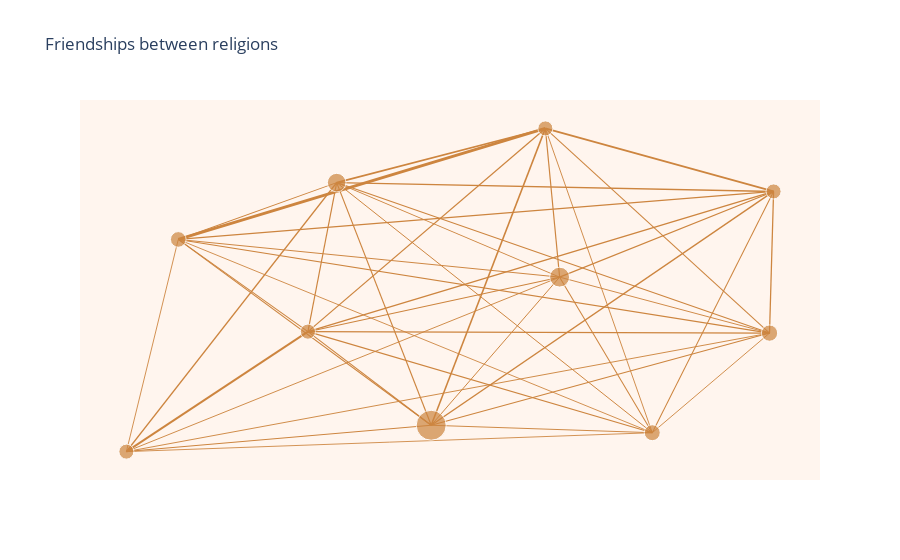

Source (notebook cell):
### Markdown cell above
## Generating a network Graph for Religions

### Code cell
def make_edge(x, y, text, width):
    """
    For making plotly network edges
    """
    return  go.Scatter(x         = x,
                       y         = y,
                       line      = dict(width = width,
                                   color = 'peru'),
                       hoverinfo = 'text',
                       text      = ([text]),
                       mode      = 'lines')

# create a graph
religion_graph = nx.Graph()

# nodes
for r, count in nr_users_religion.items():
    religion_graph.add_node(r, size=count + 2)


# edges
for indx, row in rel_count_df.iterrows():
    religion_graph.add_edge(row["from_religion"], 
                            row["to_religion"], 
                            weight = row["scaled_relative_count"] + 1)

# positions of edges
pos_ = nx.spring_layout(religion_graph)


# for each edge, make an edge_trace, append to list
edge_trace = []
for edge in religion_graph.edges():
    # fill in the properties
    if religion_graph.edges()[edge]['weight'] > 0:
        char_1 = edge[0]
        char_2 = edge[1]
        x0, y0 = pos_[char_1] 
        x1, y1 = pos_[char_2]
 
    char_1, char_2 = sorted([char_1, char_2])

    text   = "<b>" + str(int(rel_count_df[(rel_count_df["from_religion"]==char_1) & (rel_count_df["to_religion"]==char_2)]["count"])) + '</b>'

    trace  = make_edge([x0, x1, None], [y0, y1, None], text, width = 0.25*religion_graph.edges()[edge]['weight']**1.75)
    edge_trace.append(trace)

    
# make a node trace for collecting the nodes
node_trace = go.Scatter(x         = [],
                        y         = [],
                        text      = [],
                        textposition = "top center",
                        textfont_size = 10,
                        #mode      = 'markers+text',
                        mode      = 'markers',
                        hoverinfo = 'text',
                        marker    = dict(color = [],
                                         size  = [],
                                         line  = None))

# for each node, get the position and size and add to the node_trace
for node in religion_graph.nodes():
    x, y = pos_[node]
    node_trace['x'] += tuple([x])
    node_trace['y'] += tuple([y])
    node_trace['marker']['color'] += tuple(['peru'])
    node_trace['marker']['size'] += tuple([5*religion_graph.nodes()[node]['size']])
    node_trace['text'] += tuple(['<b>' + node + '</b>' + "<br>" + "# of Practitioners: "+ str(nr_users_religion_og[node])])
    
# customize layout
layout = go.Layout(
    paper_bgcolor='rgba(0,0,0,0)', # transparent background
    plot_bgcolor='rgba(0,0,0,0)', # transparent 2nd background
    xaxis =  {'showgrid': False, 'zeroline': False}, # no gridlines
    yaxis = {'showgrid': False, 'zeroline': False}, # no gridlines
)

# create figure
fig = go.Figure(layout = layout)
for trace in edge_trace:
    # add node trace
    fig.add_trace(trace)
# remove legend
fig.add_trace(node_trace)
# set view
fig.update_layout(showlegend = False, plot_bgcolor="seashell", title="Friendships between religions")# Remove tick labels
fig.update_xaxes(showticklabels = False)
fig.update_yaxes(showticklabels = False)# Show figure
fig.show()

# save it
html = plot(fig, auto_open=False, output_type='div')
with open("./friendships_religions.html", 'w') as file:
    file.write(html)

### Figure 1 — Plotly figure (JSON) as saved in the notebook; plotly's stock layout.template omitted (floating-point values rounded to 4 significant figures)
{"data": [{"hoverinfo": "text", "line": {"color": "peru", "width": 1.547}, "mode": "lines", "text": ["<b>676</b>"], "type": "scatter", "x": [0.2206, -0.1053, null], "y": [1, -0.7367, null]}, {"hoverinfo": "text", "line": {"color": "peru", "width": 1.582}, "mode": "lines", "text": ["<b>170</b>"], "type": "scatter", "x": [0.2206, -0.3751, null], "y": [1, 0.6828, null]}, {"hoverinfo": "text", "line": {"color": "peru", "width": 1.165}, "mode": "lines", "text": ["<b>98</b>"], "type": "scatter", "x": [0.2206, 0.2613, null], "y": [1, 0.1299, null]}, {"hoverinfo": "text", "line": {"color": "peru", "width": 2.986}, "mode": "lines", "text": ["<b>70</b>"], "type": "scatter", "x": [0.2206, -0.8273, null], "y": [1, 0.3505, null]}, {"hoverinfo": "text", "line": {"color": "peru", "width": 1.069}, "mode": "lines", "text": ["<b>22</b>"], "type": "scatter", "x": [0.2206, 0.8605, null], "y": [1, -0.1976, null]}, {"hoverinfo": "text", "line": {"color": "peru", "width": 1.931}, "mode": "lines", "text": ["<b>5</b>"], "type": "scatter", "x": [0.2206, 0.8721, null], "y": [1, 0.6312, null]}, {"hoverinfo": "text", "line": {"color": "peru", "width": 0.9168}, "mode": "lines", "text": ["<b>5</b>"], "type": "scatter", "x": [0.2206, 0.5257, null], "y": [1, -0.7802, null]}, {"hoverinfo": "text", "line": {"color": "peru", "width": 1.256}, "mode": "lines", "text": ["<b>4</b>"], "type": "scatter", "x": [0.2206, -0.4572, null], "y": [1, -0.189, null]}, {"hoverinfo": "text", "line": {"color": "peru", "width": 0.9914}, "mode": "lines", "text": ["<b>23500</b>"], "type": "scatter", "x": [0.2613, -0.1053, null], "y": [0.1299, -0.7367, null]}, {"hoverinfo": "text", "line": {"color": "peru", "width": 1.006}, "mode": "lines", "text": ["<b>6322</b>"], "type": "scatter", "x": [0.2613, -0.3751, null], "y": [0.1299, 0.6828, null]}, {"hoverinfo": "text", "line": {"color": "peru", "width": 1.035}, "mode": "lines", "text": ["<b>2303</b>"], "type": "scatter", "x": [0.2613, 0.5257, null], "y": [0.1299, -0.7802, null]}, {"hoverinfo": "text", "line": {"color": "peru", "width": 0.9402}, "mode": "lines", "text": ["<b>1173</b>"], "type": "scatter", "x": [0.2613, 0.8605, null], "y": [0.1299, -0.1976, null]}, {"hoverinfo": "text", "line": {"color": "peru", "width": 0.9798}, "mode": "lines", "text": ["<b>1144</b>"], "type": "scatter", "x": [0.2613, -0.8273, null], "y": [0.1299, 0.3505, null]}, {"hoverinfo": "text", "line": {"color": "peru", "width": 0.8568}, "mode": "lines", "text": ["<b>1046</b>"], "type": "scatter", "x": [0.2613, 0.2613, null], "y": [0.1299, 0.1299, null]}, {"hoverinfo": "text", "line": {"color": "peru", "width": 1.044}, "mode": "lines", "text": ["<b>250</b>"], "type": "scatter", "x": [0.2613, -0.4572, null], "y": [0.1299, -0.189, null]}, {"hoverinfo": "text", "line": {"color": "peru", "width": 1.165}, "mode": "lines", "text": ["<b>136</b>"], "type": "scatter", "x": [0.2613, 0.8721, null], "y": [0.1299, 0.6312, null]}, {"hoverinfo": "text", "line": {"color": "peru", "width": 0.9266}, "mode": "lines", "text": ["<b>13</b>"], "type": "scatter", "x": [0.2613, -0.9754, null], "y": [0.1299, -0.8909, null]}, {"hoverinfo": "text", "line": {"color": "peru", "width": 1.158}, "mode": "lines", "text": ["<b>32212</b>"], "type": "scatter", "x": [-0.3751, -0.1053, null], "y": [0.6828, -0.7367, null]}, {"hoverinfo": "text", "line": {"color": "peru", "width": 1.025}, "mode": "lines", "text": ["<b>4690</b>"], "type": "scatter", "x": [-0.3751, -0.3751, null], "y": [0.6828, 0.6828, null]}, {"hoverinfo": "text", "line": {"color": "peru", "width": 1.058}, "mode": "lines", "text": ["<b>1838</b>"], "type": "scatter", "x": [-0.3751, 0.8605, null], "y": [0.6828, -0.1976, null]}, {"hoverinfo": "text", "line": {"color": "peru", "width": 0.9911}, "mode": "lines", "text": ["<b>1119</b>"], "type": "scatter", "x": [-0.3751, 0.5257, null], "y": [0.6828, -0.7802, null]}, {"hoverinfo": "text", "line": {"color": "peru", "width": 1.006}, "mode": "lines", "text": ["<b>832</b>"], "type": "scatter", "x": [-0.3751, -0.8273, null], "y": [0.6828, 0.3505, null]}, {"hoverinfo": "text", "line": {"color": "peru", "width": 1.169}, "mode": "lines", "text": ["<b>286</b>"], "type": "scatter", "x": [-0.3751, -0.4572, null], "y": [0.6828, -0.189, null]}, {"hoverinfo": "text", "line": {"color": "peru", "width": 1.423}, "mode": "lines", "text": ["<b>207</b>"], "type": "scatter", "x": [-0.3751, 0.8721, null], "y": [0.6828, 0.6312, null]}, {"hoverinfo": "text", "line": {"color": "peru", "width": 1.467}, "mode": "lines", "text": ["<b>55</b>"], "type": "scatter", "x": [-0.3751, -0.9754, null], "y": [0.6828, -0.8909, null]}, {"hoverinfo": "text", "line": {"color": "peru", "width": 1.413}, "mode": "lines", "text": ["<b>849</b>"], "type": "scatter", "x": [0.8721, -0.1053, null], "y": [0.6312, -0.7367, null]}, {"hoverinfo": "text", "line": {"color": "peru", "width": 1.265}, "mode": "lines", "text": ["<b>62</b>"], "type": "scatter", "x": [0.8721, 0.8605, null], "y": [0.6312, -0.1976, null]}, {"hoverinfo": "text", "line": {"color": "peru", "width": 1.37}, "mode": "lines", "text": ["<b>30</b>"], "type": "scatter", "x": [0.8721, -0.8273, null], "y": [0.6312, 0.3505, null]}, {"hoverinfo": "text", "line": {"color": "peru", "width": 1.026}, "mode": "lines", "text": ["<b>17</b>"], "type": "scatter", "x": [0.8721, 0.5257, null], "y": [0.6312, -0.7802, null]}, {"hoverinfo": "text", "line": {"color": "peru", "width": 1.308}, "mode": "lines", "text": ["<b>7</b>"], "type": "scatter", "x": [0.8721, -0.4572, null], "y": [0.6312, -0.189, null]}, {"hoverinfo": "text", "line": {"color": "peru", "width": 0.9496}, "mode": "lines", "text": ["<b>3339</b>"], "type": "scatter", "x": [0.5257, -0.1053, null], "y": [-0.7802, -0.7367, null]}, {"hoverinfo": "text", "line": {"color": "peru", "width": 0.9359}, "mode": "lines", "text": ["<b>220</b>"], "type": "scatter", "x": [0.5257, 0.5257, null], "y": [-0.7802, -0.7802, null]}, {"hoverinfo": "text", "line": {"color": "peru", "width": 0.9116}, "mode": "lines", "text": ["<b>168</b>"], "type": "scatter", "x": [0.5257, 0.8605, null], "y": [-0.7802, -0.1976, null]}, {"hoverinfo": "text", "line": {"color": "peru", "width": 0.8872}, "mode": "lines", "text": ["<b>74</b>"], "type": "scatter", "x": [0.5257, -0.8273, null], "y": [-0.7802, 0.3505, null]}, {"hoverinfo": "text", "line": {"color": "peru", "width": 1.075}, "mode": "lines", "text": ["<b>57</b>"], "type": "scatter", "x": [0.5257, -0.4572, null], "y": [-0.7802, -0.189, null]}, {"hoverinfo": "text", "line": {"color": "peru", "width": 0.8748}, "mode": "lines", "text": ["<b>1</b>"], "type": "scatter", "x": [0.5257, -0.9754, null], "y": [-0.7802, -0.8909, null]}, {"hoverinfo": "text", "line": {"color": "peru", "width": 1.047}, "mode": "lines", "text": ["<b>7215</b>"], "type": "scatter", "x": [-0.1053, 0.8605, null], "y": [-0.7367, -0.1976, null]}, {"hoverinfo": "text", "line": {"color": "peru", "width": 0.8536}, "mode": "lines", "text": ["<b>5674</b>"], "type": "scatter", "x": [-0.1053, -0.1053, null], "y": [-0.7367, -0.7367, null]}, {"hoverinfo": "text", "line": {"color": "peru", "width": 1.025}, "mode": "lines", "text": ["<b>3766</b>"], "type": "scatter", "x": [-0.1053, -0.8273, null], "y": [-0.7367, 0.3505, null]}, {"hoverinfo": "text", "line": {"color": "peru", "width": 1.092}, "mode": "lines", "text": ["<b>915</b>"], "type": "scatter", "x": [-0.1053, -0.4572, null], "y": [-0.7367, -0.189, null]}, {"hoverinfo": "text", "line": {"color": "peru", "width": 1.012}, "mode": "lines", "text": ["<b>67</b>"], "type": "scatter", "x": [-0.1053, -0.9754, null], "y": [-0.7367, -0.8909, null]}, {"hoverinfo": "text", "line": {"color": "peru", "width": 1.135}, "mode": "lines", "text": ["<b>877</b>"], "type": "scatter", "x": [0.8605, 0.8605, null], "y": [-0.1976, -0.1976, null]}, {"hoverinfo": "text", "line": {"color": "peru", "width": 1.088}, "mode": "lines", "text": ["<b>380</b>"], "type": "scatter", "x": [0.8605, -0.8273, null], "y": [-0.1976, 0.3505, null]}, {"hoverinfo": "text", "line": {"color": "peru", "width": 1.119}, "mode": "lines", "text": ["<b>87</b>"], "type": "scatter", "x": [0.8605, -0.4572, null], "y": [-0.1976, -0.189, null]}, {"hoverinfo": "text", "line": {"color": "peru", "width": 0.936}, "mode": "lines", "text": ["<b>3</b>"], "type": "scatter", "x": [0.8605, -0.9754, null], "y": [-0.1976, -0.8909, null]}, {"hoverinfo": "text", "line": {"color": "peru", "width": 4.18}, "mode": "lines", "text": ["<b>77</b>"], "type": "scatter", "x": [-0.4572, -0.4572, null], "y": [-0.189, -0.189, null]}, {"hoverinfo": "text", "line": {"color": "peru", "width": 1.06}, "mode": "lines", "text": ["<b>36</b>"], "type": "scatter", "x": [-0.4572, -0.8273, null], "y": [-0.189, 0.3505, null]}, {"hoverinfo": "text", "line": {"color": "peru", "width": 1.907}, "mode": "lines", "text": ["<b>3</b>"], "type": "scatter", "x": [-0.4572, -0.9754, null], "y": [-0.189, -0.8909, null]}, {"hoverinfo": "text", "line": {"color": "peru", "width": 0.8908}, "mode": "lines", "text": ["<b>1</b>"], "type": "scatter", "x": [-0.9754, -0.8273, null], "y": [-0.8909, 0.3505, null]}, {"hoverinfo": "text", "line": {"color": "peru", "width": 1.912}, "mode": "lines", "text": ["<b>974</b>"], "type": "scatter", "x": [-0.8273, -0.8273, null], "y": [0.3505, 0.3505, null]}, {"hoverinfo": "text", "marker": {"color": ["peru", "peru", "peru", "peru", "peru", "peru", "peru", "peru", "peru", "peru"], "size": [15.04, 19.89, 18.63, 15.07, 15.98, 30, 16.31, 15.14, 15.01, 15.66]}, "mode": "markers", "text": ["<b>Anglican</b><br># of Practitioners: 246", "<b>Christianity</b><br># of Practitioners: 28662", "<b>Roman Catholic</b><br># of Practitioners: 21295", "<b>Hinduism</b><br># of Practitioners: 390", "<b>Evangelical</b><br># of Practitioners: 5743", "<b>Protestant</b><br># of Practitioners: 87892", "<b>Buddhism</b><br># of Practitioners: 7672", "<b>Orthodox</b><br># of Practitioners: 802", "<b>Catholic</b><br># of Practitioners: 77", "<b>Islam</b><br># of Practitioners: 3861"], "textfont": {"size": 10}, "textposition": "top center", "type": "scatter", "x": [0.2206, 0.2613, -0.3751, 0.8721, 0.5257, -0.1053, 0.8605, -0.4572, -0.9754, -0.8273], "y": [1, 0.1299, 0.6828, 0.6312, -0.7802, -0.7367, -0.1976, -0.189, -0.8909, 0.3505]}], "layout": {"paper_bgcolor": "rgba(0,0,0,0)", "plot_bgcolor": "seashell", "showlegend": false, "title": {"text": "Friendships between religions"}, "xaxis": {"showgrid": false, "showticklabels": false, "zeroline": false}, "yaxis": {"showgrid": false, "showticklabels": false, "zeroline": false}}}
